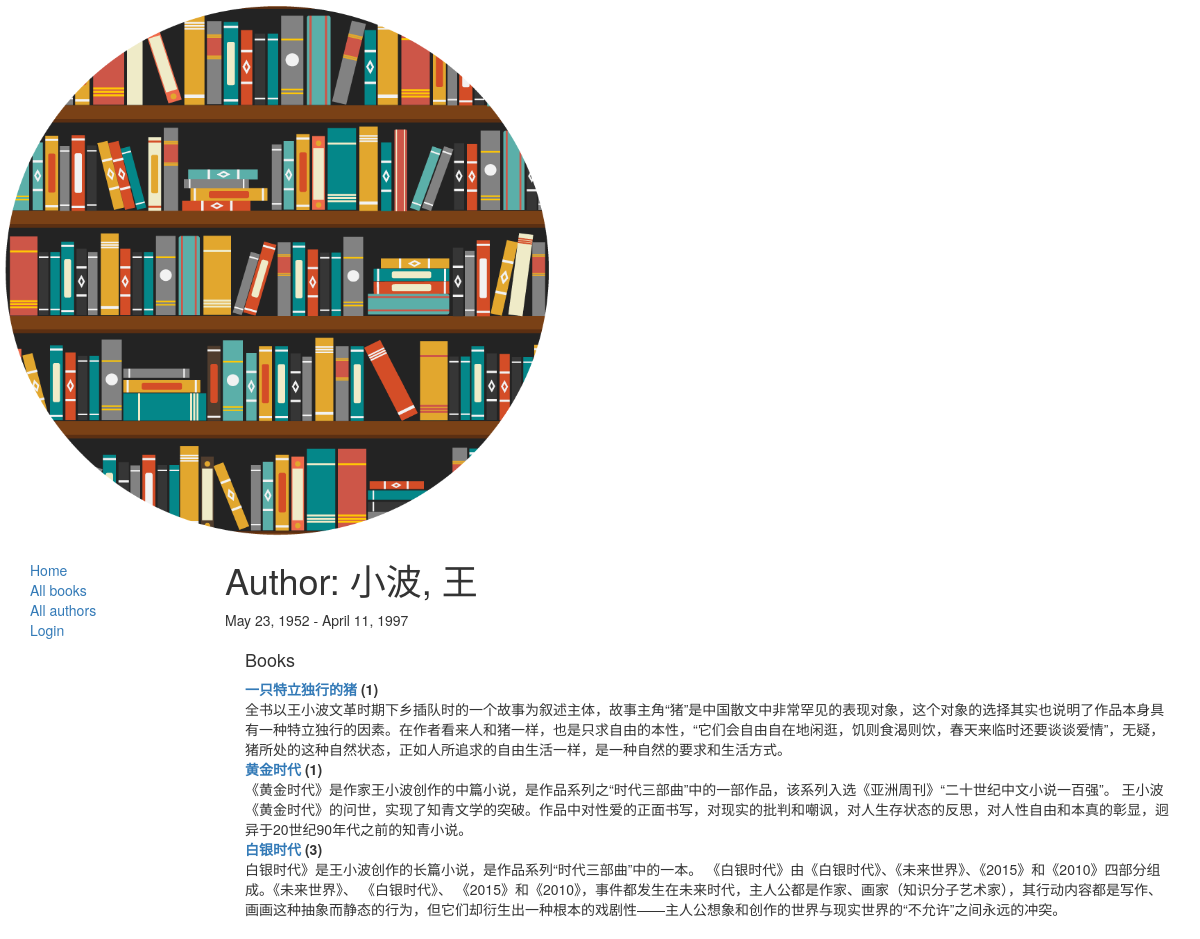
The app's page /catalog/author/1 with its own data.
### catalog/models.py (models this page shows, shortened)
class Author(models.Model):
    first_name = models.CharField(max_length=100)
    last_name = models.CharField(max_length=100)
    date_of_birth = models.DateField(null=True, blank=True)
    date_of_death = models.DateField('Died', null=True, blank=True)
    def __str__(self):
        return '%s, %s' % (self.last_name, self.first_name)

class Book(models.Model):
    title = models.CharField(max_length=200)
    author = models.ForeignKey('Author', on_delete=models.SET_NULL, null=True)
    summary = models.TextField(max_length=1000, help_text="Enter a brief description of the book")
    isbn = models.CharField('ISBN', max_length=13,
                            help_text='13 Character <a href="https://www.isbn-international.org/content/what-isbn'
                                      '">ISBN number</a>')
    genre = models.ManyToManyField(Genre, help_text="Select a genre for this book")
    language = models.ForeignKey('Language', on_delete=models.SET_NULL, null=True)
    def __str__(self):
        return self.title
    def display_genre(self):
        """
        Creates a string for the Genre. This is required to display genre in Admin.
        """
        return ','.join([genre.name for genre in self.genre.all()[:3]])
    display_genre.short_description = 'Genre'

### catalog/views.py (the view)
# urls.py: path('author/<int:pk>', views.AuthorDetailView.as_view(), name='author-detail'),
class AuthorDetailView(generic.DetailView):
    model = Author

### catalog/templates/catalog/author_detail.html
{% extends "base_generic.html" %}
{% block content %}
<h1>Author: {{ author }} </h1>
<p>{{author.date_of_birth}} - {% if author.date_of_death %}{{author.date_of_death}}{% endif %}</p>
<div style="margin-left:20px;margin-top:20px">
<h4>Books</h4>
<dl>
{% for book in author.book_set.all %}
  <dt><a href="{% url 'book-detail' book.pk %}">{{book}}</a> ({{book.bookinstance_set.all.count}})</dt>
  <dd>{{book.summary}}</dd>
{% endfor %}
</dl>
</div>
{% endblock %}

### records on screen
Author: last_name+first_name "小波, 王", date_of_birth "May 23, 1952", date_of_death "April 11, 1997"
Book: title "一只特立独行的猪", bookinstance_set.all.count "1", summary "全书以王小波文革时期下乡插队时的一个故事为叙述主体，故事主角“猪”是中国散文中非常罕见的表现对象，这个对象的选择其实也说明了作品本身具有一种特立独行的因素。在作者看来人和猪一样，也是只求自由的本性，“它们会自由自在地闲逛，饥则食渴则饮，春天来临时还要谈谈爱情”，无疑，猪所处的这种自然状态，正如人所追求的自由生活一样，是一种自然的要求和生活方式。"
Book: title "黄金时代", bookinstance_set.all.count "1", summary "《黄金时代》是作家王小波创作的中篇小说，是作品系列之“时代三部曲”中的一部作品，该系列入选《亚洲周刊》“二十世纪中文小说一百强”。 王小波《黄金时代》的问世，实现了知青文学的突破。作品中对性爱的正面书写，对现实的批判和嘲讽，对人生存状态的反思，对人性自由和本真的彰显，迥异于20世纪90年代之前的知青小说。"
Book: title "白银时代", bookinstance_set.all.count "3", summary "白银时代》是王小波创作的长篇小说，是作品系列“时代三部曲”中的一本。 《白银时代》由《白银时代》、《未来世界》、《2015》和《2010》四部分组成。《未来世界》、 《白银时代》、 《2015》和《2010》，事件都发生在未来时代，主人公都是作家、画家（知识分子艺术家），其行动内容都是写作、画画这种抽象而静态的行为，但它们却衍生出一种根本的戏剧性——主人公想象和创作的世界与现实世界的“不允许”之间永远的冲突。"
